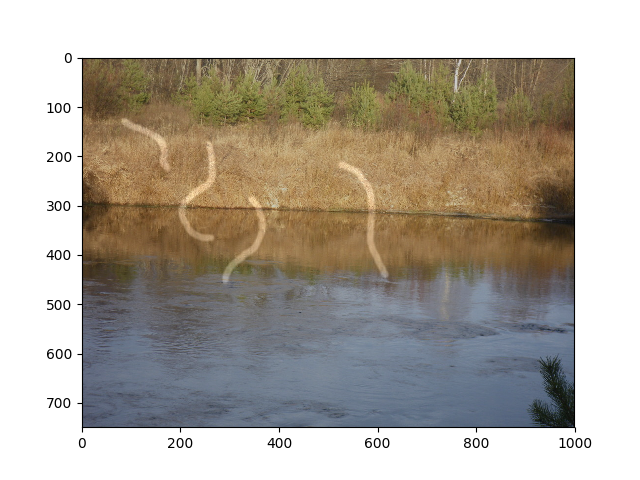
#> input picture Image Filter/T1.png, 640 x 480 px
$ python 'main (2).py'
#> lines starting #> are read from the running program, lines starting #| are printed output that depends on the picture
import cv2
import numpy as np
from scipy import interpolate

image = cv2.imread('T1.png')
#> image is the input picture: shape (480, 640, 3); mean B, G, R 158.6, 169.3, 176.5
gray_im = cv2.cvtColor(image, cv2.COLOR_BGR2GRAY)
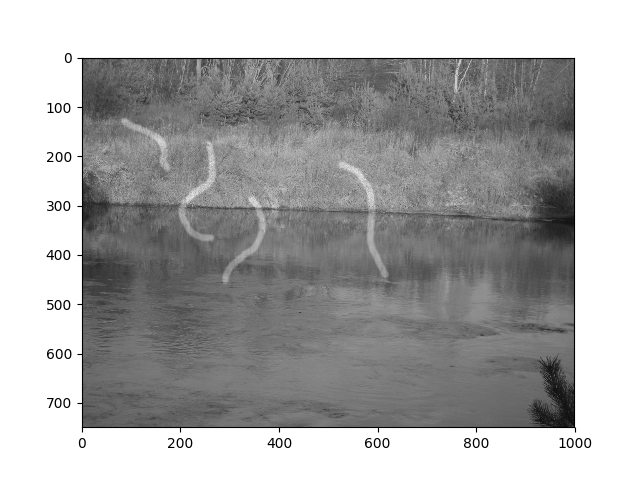
#> gray_im: shape (480, 640); min 0, max 255, mean 170.2
# new_gray_image = np.zeros((gray_im.shape[0]+60, gray_im.shape[1]+60))
# new_gray_image[30:-30, 30:-30] = gray_im
# gray_im = new_gray_image
cv2.imshow('im', gray_im)
cv2.waitKey(0)
n = 46
# grad = 40
B0 = np.zeros([1,1], np.uint8)
Bn = np.zeros([n,n], np.uint8)

for i in range(n//2):
    Bn[i:n-i, i:n-i] = n*(n//2-i)
Bn[n//2,n//2]=0
print(Bn)
# Bn[1:n-1,1:n-1] = 255
erosion = lambda img, kernel: cv2.erode(img, kernel, iterations=1)
dilation = lambda img, kernel: cv2.dilate(img, kernel, iterations=1)

# c =  erosion(erosion(dilation(dilation(gray_im, B0), Bn), Bn), B0)
c = dilation(gray_im, B0)
# cv2.imshow('dil1',c)
# cv2.waitKey(0)
c = dilation(c, Bn)
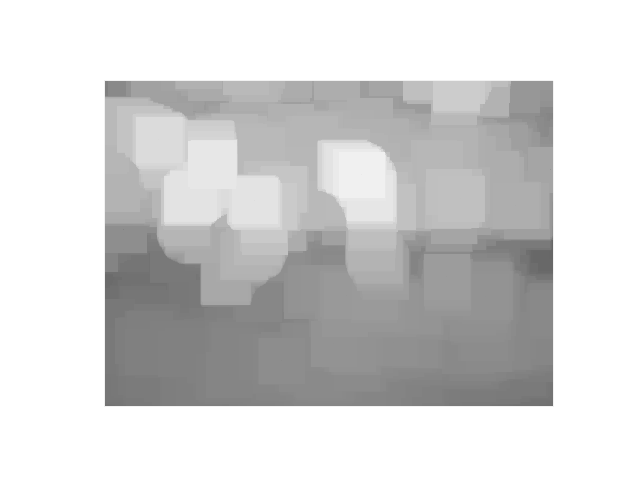
#> c: shape (480, 640); min 102, max 255, mean 212
# c = cv2.resize(c, (gray_im.shape[1], gray_im.shape[0]))
# cv2.imshow('dil2',c)
# cv2.waitKey(0)
c = erosion(c, Bn)
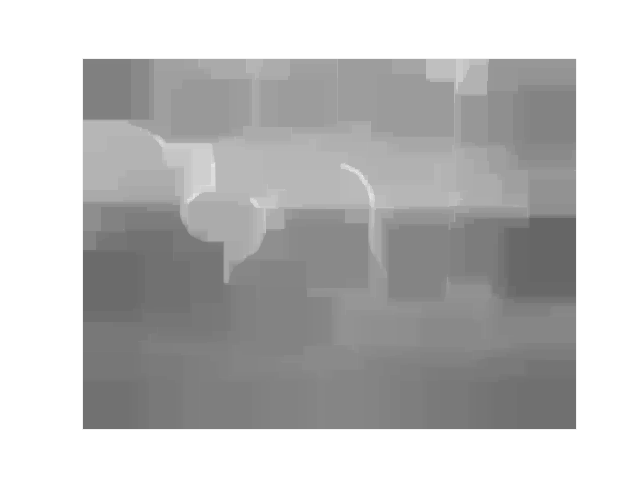
#> c: shape (480, 640); min 102, max 255, mean 188.3
# c = cv2.resize(c, (gray_im.shape[1], gray_im.shape[0]))
# cv2.imshow('eros3',c)
# cv2.waitKey(0)
c = erosion(c, B0)
# cv2.imshow('eros4',c)
# cv2.waitKey(0)
c -= gray_im
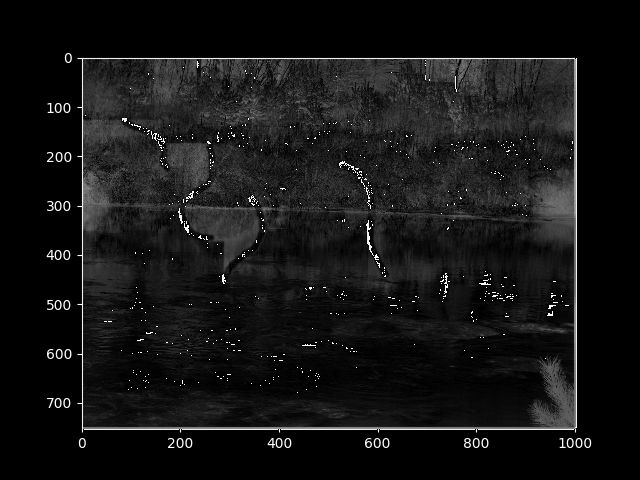
#> c: shape (480, 640); min 0, max 255, mean 20.6
# cv2.imshow('-gray',c)
# cv2.waitKey(0)
c[c<200] = 0
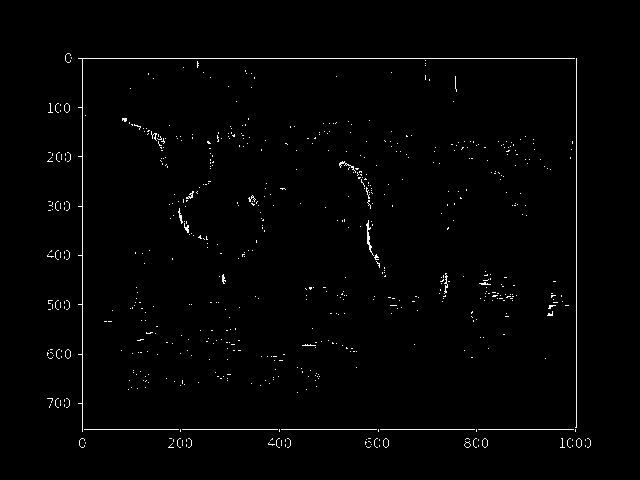
#> c: shape (480, 640); min 0, max 255, mean 3
cv2.imshow('<250',c)
cv2.waitKey(0)
c = dilation(c, np.ones((3,3),np.uint8))
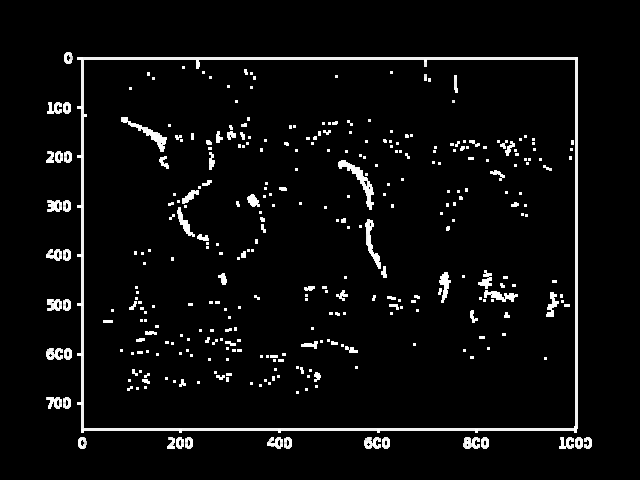
#> c: shape (480, 640); min 0, max 255, mean 12
c = erosion(c, np.ones((4,4),np.uint8))
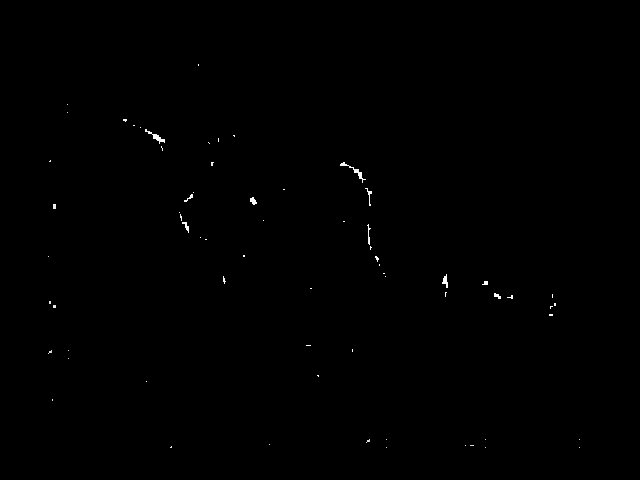
#> c: shape (480, 640); min 0, max 255, mean 0.5
c = dilation(c, np.ones((4,4),np.uint8))
# c *= (0.3 * gray_im.astype(np.float64)).astype(np.uint8)
# c = gray_im - np.round(c)
cv2.imshow('dilation',c)
cv2.waitKey(0)
cv2.destroyAllWindows()

'''
wind_size = 20
for x in range(0,gray_im.shape[0]-wind_size,3):
    for y in range(0,gray_im.shape[1]-wind_size,3):
        non_zx, non_zy = np.where(c[x:x + wind_size, y:y + wind_size] > 0)
        if len(non_zx)>0:
            non_zx += x
            non_zy += y
            ind1, ind2 = np.where(c[x:x + wind_size, y:y + wind_size] == 0)
            ind1 += x
            ind2 += y
            # print(ind1+x, ind2+y)
            # print(gray_im[ind1+x,ind2+y])
            f = interpolate.interp2d(ind1, ind2, gray_im[ind1,ind2], kind='cubic')
            res = np.round(f(non_zx, non_zy)).astype(np.uint8)
            # print(res)
            if len(res.shape) == 1:
                gray_im[non_zx, non_zy] = res
            elif len(res.shape) == 2:
                gray_im[non_zx, non_zy] = res[:, 0]
            else:
                print(res, non_zy, non_zx)
            # [17 lines of commented-out code are left out]

$ run again, with Image Filter/Ex.png copied over Image Filter/T1.png
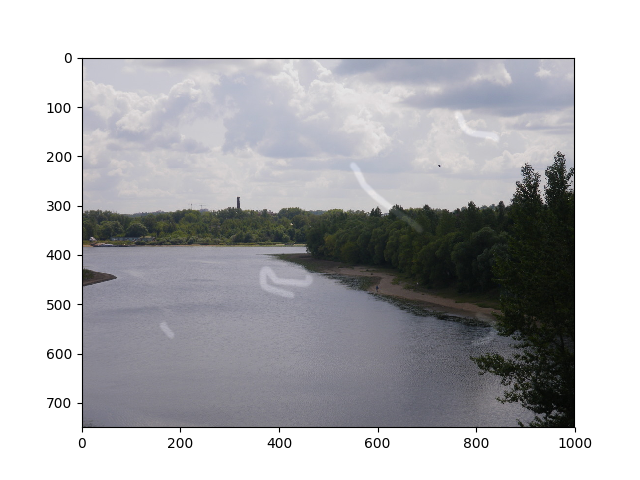
#> input picture Image Filter/Ex.png, 640 x 480 px
#> image is the input picture: shape (480, 640, 3); mean B, G, R 184.4, 181.6, 181.4
#> `c -= gray_im`:
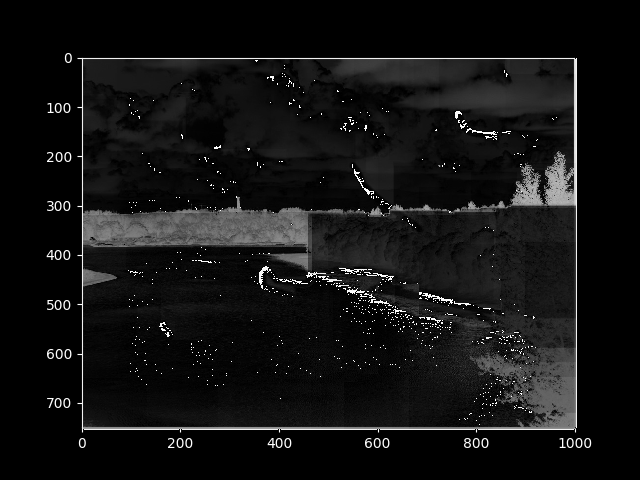
#> c: shape (480, 640); min 0, max 255, mean 18.6
#> `c = erosion(c, np.ones((4,4),np.uint8))`:
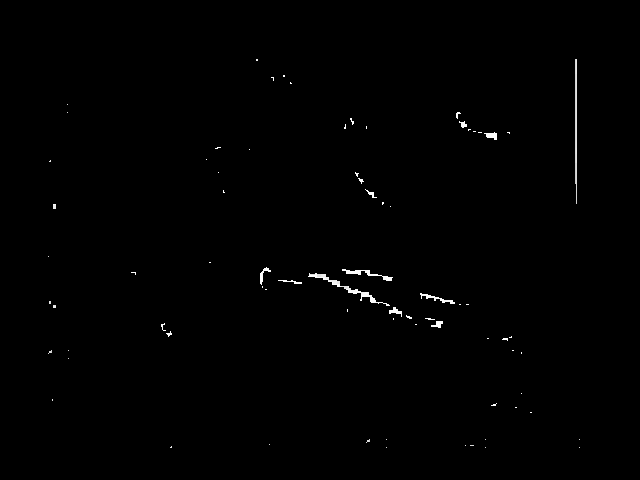
#> c: shape (480, 640); min 0, max 255, mean 1.2
